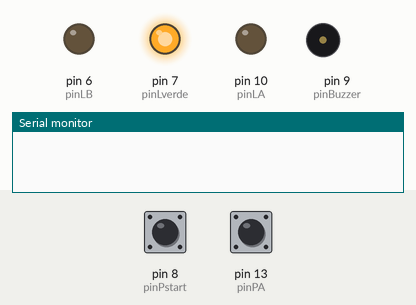
The sketch below on a simulated Arduino Uno, built with avr-gcc and run on an emulated ATmega328P. Parts: output pins drawn as LEDs (lit = HIGH), buzzer (waves = sounding), the last lines printed to the serial monitor. Dashed ring = blinking. The inputs (shaded band) are chosen by the test bench; at power-on: pin 8 (pinPstart) HIGH, pin 13 (pinPA) HIGH. Random numbers use the default seed unless the sketch sets one.

Above: at 1.2 s.
1.3 s: pin 8 (pinPstart) pulled LOW for 0.15 s
4.4 s: pin 13 (pinPA) pulled LOW for 0.15 s
At 4.8 s:
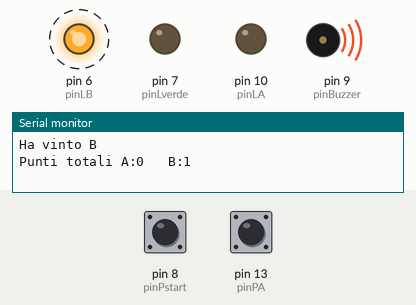
Timing chart, 0 to 11.0 s (numbered marks = the images above; inputs shaded):
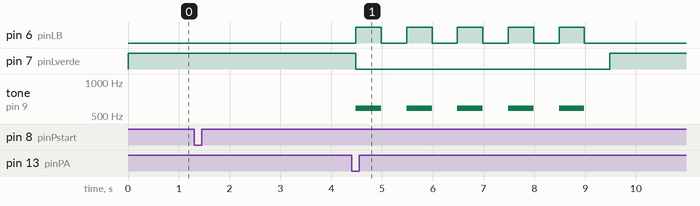

Measured:
- after the input at 1.3 s, every drawn part: stays the same
- after the input at 4.4 s, pin 6 (pinLB): alternates HIGH for 0.50 s and LOW for 0.50 s, 10 changes in all, then stays LOW, starting after 0.08 s; pin 7 (pinLverde): HIGH → LOW after 0.08 s, → HIGH 5.0 s later
- by itself, tone on pin 9 (pinBuzzer): alternates 587 Hz for 0.50 s and silent for 0.50 s, 10 changes in all, then stays silent

The sketch:

reflex_race.ino
```cpp
const int pinPA=13;
const int pinPB=0;
const int pinPstart=8;
const int pinBuzzer=9;
const int pinLA=10;
const int pinLB=6;
const int pinLverde=7;

bool PA;
bool PB;
bool Pstart;
int totWinA=0;
int totWinB=0;
int nota;

void setup(){
  pinMode(pinPA, INPUT_PULLUP);
  pinMode(pinPB, INPUT_PULLUP);
  pinMode(pinPstart, INPUT_PULLUP);
  pinMode(pinBuzzer, OUTPUT);
  pinMode(pinLA, OUTPUT);
  pinMode(pinLB, OUTPUT);
  pinMode(pinLverde, OUTPUT);

  randomSeed(analogRead(0));

  Serial.begin(9600);
}

void loop(){
  digitalWrite(pinLverde, HIGH);
do{
  Pstart = digitalRead(pinPstart);
} while(Pstart==1);


  digitalWrite(pinLverde, HIGH);
  delay(random(3000, 8000));
  PA = digitalRead(pinPA);
  PB = digitalRead(pinPB);
  tone (pinBuzzer, 262);
  digitalWrite(pinLverde, HIGH);

   if(PA==0 || PB==0) {
    if(PA==0 && PB==1) vincitore(pinLB);
    if(PA==1 && PB==0) vincitore(pinLA);
    if(PA==0 && PB==0) Serial.println("Gara non valida");
}
else {
  do{
    PA = digitalRead(pinPA);
    PB = digitalRead(pinPB);
  }while(PA && PB);

  if(PA==0) vincitore(pinLA);
  if(PB==0) vincitore(pinLB);
 }

  noTone (pinBuzzer);
}


void vincitore (int winner){

  digitalWrite(pinLverde, LOW);

  if(winner==pinLA){
    Serial.println("Ha vinto A");
    totWinA++;
    nota==440;
  }
  if(winner==pinLB){
    Serial.println("Ha vinto B");
    totWinB++;
    nota=587;
  }
  Serial.print("Punti totali A:");
  Serial.print(totWinA);
  Serial.print("   B:");
  Serial.print(totWinB);


  for(int cont=1; cont<=5; cont++){
    tone(pinBuzzer, nota);
    digitalWrite(winner, HIGH);
    delay(500);
    noTone (pinBuzzer);
    digitalWrite(winner, LOW);
    delay(500);
  }
}
```
